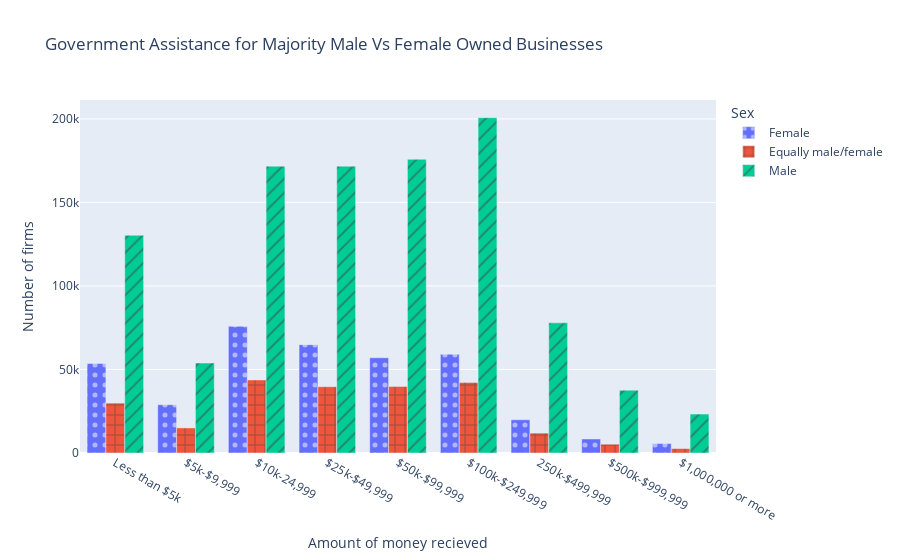

The code cell stored with this chart in its notebook:
### Code cell
fig = px.bar(module_busineess_male_female, pattern_shape=module_busineess_male_female['SEX_LABEL'].astype(str), pattern_shape_sequence=[".", "+", '/'], color = module_busineess_male_female['SEX_LABEL'].astype(str), barmode='group', x=module_busineess_male_female['BUSCHAR_LABEL'].astype(str), y=module_busineess_male_female['FIRMPDEMP'].astype(float),
labels=dict(x='Amount of money recieved', color = 'Sex', pattern_shape='Sex', y='Number of firms'), title='Government Assistance for Majority Male Vs Female Owned Businesses')
# fig.update_xaxes(showticklabels=False)
fig.update_xaxes(minor_tickmode="array")
fig.update_xaxes(tickvals=[0,1,2,3,4,5,6,7,8,9])
fig.update_xaxes(ticktext=['Less than $5k', '$5k-$9,999', '$10k-24,999', '$25k-$49,999', '$50k-$99,999', '$100k-$249,999','250k-$499,999','$500k-$999,999','$1,000,000 or more'])
fig.show()

### Figure 1 — Plotly figure (JSON) as saved in the notebook; plotly's stock layout.template omitted (floating-point values rounded to 4 significant figures)
{"data": [{"alignmentgroup": "True", "hovertemplate": "Sex=Female<br>Amount of money recieved=%{x}<br>Number of firms=%{y}<extra></extra>", "legendgroup": "Female", "marker": {"color": "#636efa", "pattern": {"shape": "."}}, "name": "Female", "offsetgroup": "Female", "orientation": "v", "showlegend": true, "textposition": "auto", "type": "bar", "x": ["Received less than $5,000 in government financial assistance during the Coronavirus Pandemic", "Received $5,000 to $9,999 in government financial assistance during the Coronavirus Pandemic", "Received $10,000 to $24,999 in government financial assistance during the Coronavirus Pandemic", "Received $25,000 to $49,999 in government financial assistance during the Coronavirus Pandemic", "Received $50,000 to $99,999 in government financial assistance during the Coronavirus Pandemic", "Received $100,000 to $249,999 in government financial assistance during the Coronavirus Pandemic", "Received $250,000 to $499,999 in government financial assistance during the Coronavirus Pandemic", "Received $500,000 to $999,999 in government financial assistance during the Coronavirus Pandemic", "Received $1,000,000 or more in government financial assistance during the Coronavirus Pandemic"], "xaxis": "x", "y": [53611, 28904, 75870, 64853, 57019, 59180, 19900, 8398, 5664], "yaxis": "y"}, {"alignmentgroup": "True", "hovertemplate": "Sex=Equally male/female<br>Amount of money recieved=%{x}<br>Number of firms=%{y}<extra></extra>", "legendgroup": "Equally male/female", "marker": {"color": "#EF553B", "pattern": {"shape": "+"}}, "name": "Equally male/female", "offsetgroup": "Equally male/female", "orientation": "v", "showlegend": true, "textposition": "auto", "type": "bar", "x": ["Received $100,000 to $249,999 in government financial assistance during the Coronavirus Pandemic", "Received $250,000 to $499,999 in government financial assistance during the Coronavirus Pandemic", "Received $500,000 to $999,999 in government financial assistance during the Coronavirus Pandemic", "Received $1,000,000 or more in government financial assistance during the Coronavirus Pandemic", "Received less than $5,000 in government financial assistance during the Coronavirus Pandemic", "Received $5,000 to $9,999 in government financial assistance during the Coronavirus Pandemic", "Received $10,000 to $24,999 in government financial assistance during the Coronavirus Pandemic", "Received $25,000 to $49,999 in government financial assistance during the Coronavirus Pandemic", "Received $50,000 to $99,999 in government financial assistance during the Coronavirus Pandemic"], "xaxis": "x", "y": [42264, 11910, 5259, 2668, 29877, 15015, 43734, 39682, 39830], "yaxis": "y"}, {"alignmentgroup": "True", "hovertemplate": "Sex=Male<br>Amount of money recieved=%{x}<br>Number of firms=%{y}<extra></extra>", "legendgroup": "Male", "marker": {"color": "#00cc96", "pattern": {"shape": "/"}}, "name": "Male", "offsetgroup": "Male", "orientation": "v", "showlegend": true, "textposition": "auto", "type": "bar", "x": ["Received less than $5,000 in government financial assistance during the Coronavirus Pandemic", "Received $5,000 to $9,999 in government financial assistance during the Coronavirus Pandemic", "Received $10,000 to $24,999 in government financial assistance during the Coronavirus Pandemic", "Received $25,000 to $49,999 in government financial assistance during the Coronavirus Pandemic", "Received $50,000 to $99,999 in government financial assistance during the Coronavirus Pandemic", "Received $100,000 to $249,999 in government financial assistance during the Coronavirus Pandemic", "Received $250,000 to $499,999 in government financial assistance during the Coronavirus Pandemic", "Received $500,000 to $999,999 in government financial assistance during the Coronavirus Pandemic", "Received $1,000,000 or more in government financial assistance during the Coronavirus Pandemic"], "xaxis": "x", "y": [130321, 53866, 171711, 171691, 175837, 200739, 77896, 37633, 23317], "yaxis": "y"}], "layout": {"barmode": "group", "legend": {"title": {"text": "Sex"}, "tracegroupgap": 0}, "title": {"text": "Government Assistance for Majority Male Vs Female Owned Businesses"}, "xaxis": {"anchor": "y", "domain": [0, 1], "minor": {"tickmode": "array"}, "ticktext": ["Less than $5k", "$5k-$9,999", "$10k-24,999", "$25k-$49,999", "$50k-$99,999", "$100k-$249,999", "250k-$499,999", "$500k-$999,999", "$1,000,000 or more"], "tickvals": [0, 1, 2, 3, 4, 5, 6, 7, 8, 9], "title": {"text": "Amount of money recieved"}}, "yaxis": {"anchor": "x", "domain": [0, 1], "title": {"text": "Number of firms"}}}}
